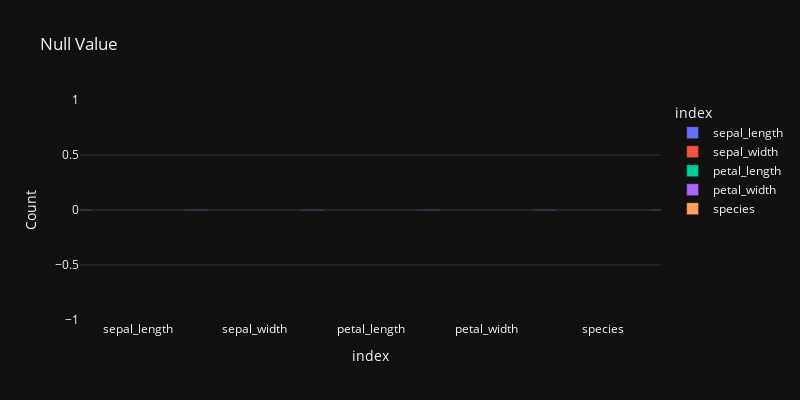

Notebook code for this chart:
### Code cell
a=ds.isnull().sum() 
px.bar(a,x=a.index,y=a.values,title='Null Value',color=a.index,labels={'x':'Columns','y':'Count'},
       height=400,width=800,template='plotly_dark')

### Figure 1 — Plotly figure (JSON) as saved in the notebook; plotly's stock layout.template omitted (floating-point values rounded to 4 significant figures)
{"data": [{"alignmentgroup": "True", "hovertemplate": "index=%{x}<br>Count=%{y}<extra></extra>", "legendgroup": "sepal_length", "marker": {"color": "#636efa", "pattern": {"shape": ""}}, "name": "sepal_length", "offsetgroup": "sepal_length", "orientation": "v", "showlegend": true, "textposition": "auto", "type": "bar", "x": ["sepal_length"], "xaxis": "x", "y": [0], "yaxis": "y"}, {"alignmentgroup": "True", "hovertemplate": "index=%{x}<br>Count=%{y}<extra></extra>", "legendgroup": "sepal_width", "marker": {"color": "#EF553B", "pattern": {"shape": ""}}, "name": "sepal_width", "offsetgroup": "sepal_width", "orientation": "v", "showlegend": true, "textposition": "auto", "type": "bar", "x": ["sepal_width"], "xaxis": "x", "y": [0], "yaxis": "y"}, {"alignmentgroup": "True", "hovertemplate": "index=%{x}<br>Count=%{y}<extra></extra>", "legendgroup": "petal_length", "marker": {"color": "#00cc96", "pattern": {"shape": ""}}, "name": "petal_length", "offsetgroup": "petal_length", "orientation": "v", "showlegend": true, "textposition": "auto", "type": "bar", "x": ["petal_length"], "xaxis": "x", "y": [0], "yaxis": "y"}, {"alignmentgroup": "True", "hovertemplate": "index=%{x}<br>Count=%{y}<extra></extra>", "legendgroup": "petal_width", "marker": {"color": "#ab63fa", "pattern": {"shape": ""}}, "name": "petal_width", "offsetgroup": "petal_width", "orientation": "v", "showlegend": true, "textposition": "auto", "type": "bar", "x": ["petal_width"], "xaxis": "x", "y": [0], "yaxis": "y"}, {"alignmentgroup": "True", "hovertemplate": "index=%{x}<br>Count=%{y}<extra></extra>", "legendgroup": "species", "marker": {"color": "#FFA15A", "pattern": {"shape": ""}}, "name": "species", "offsetgroup": "species", "orientation": "v", "showlegend": true, "textposition": "auto", "type": "bar", "x": ["species"], "xaxis": "x", "y": [0], "yaxis": "y"}], "layout": {"barmode": "relative", "height": 400, "legend": {"title": {"text": "index"}, "tracegroupgap": 0}, "title": {"text": "Null Value"}, "width": 800, "xaxis": {"anchor": "y", "categoryarray": ["sepal_length", "sepal_width", "petal_length", "petal_width", "species"], "categoryorder": "array", "domain": [0, 1], "title": {"text": "index"}}, "yaxis": {"anchor": "x", "domain": [0, 1], "title": {"text": "Count"}}}}
